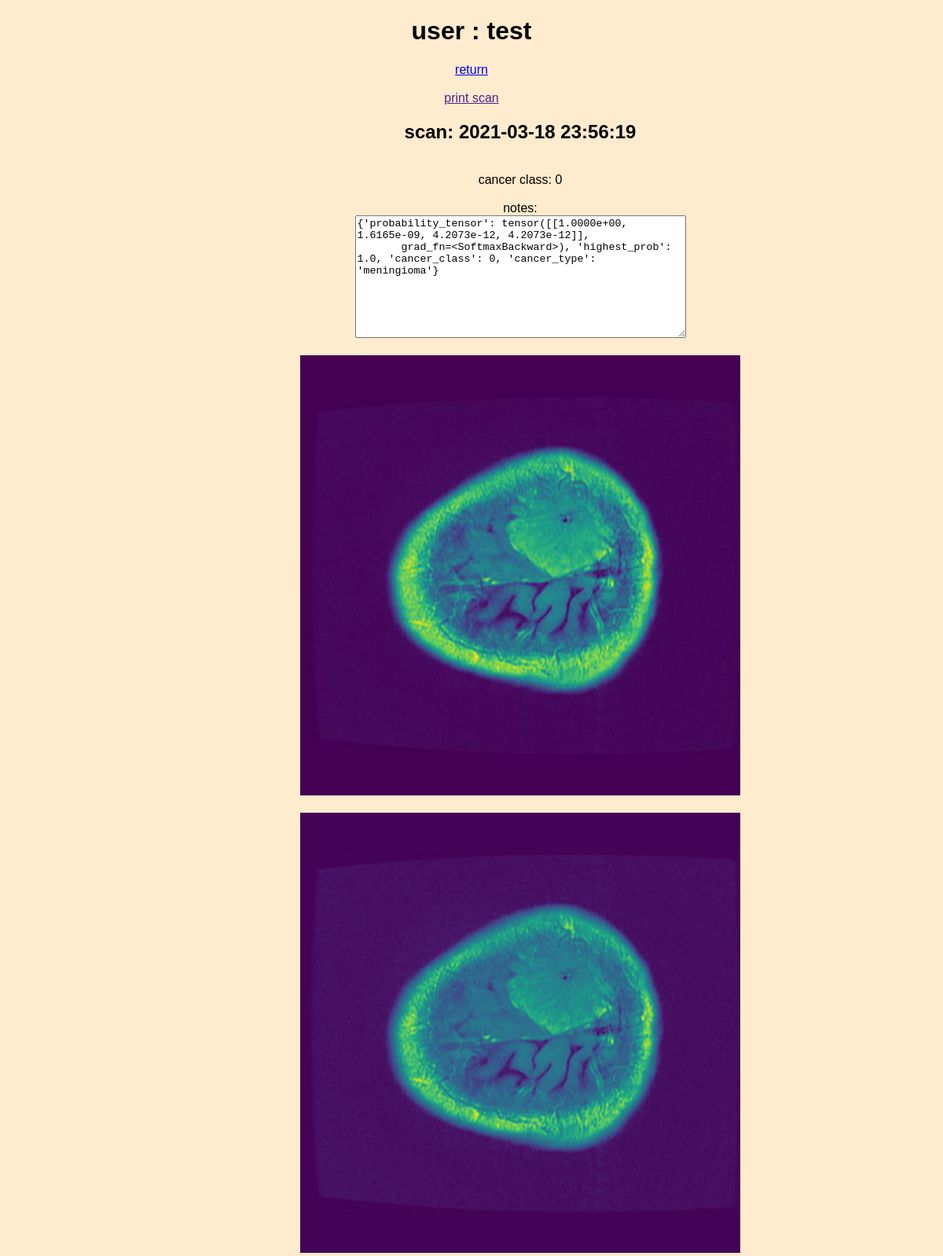
/view/1/38, run on the app's committed database.
### app.py (models this page shows, shortened)
class Images(db.Model):
    __bind_key__ = 'images'
    id = db.Column(db.Integer, primary_key=True)
    user_id = db.Column(db.Integer, ForeignKey(Users.id), nullable=True)
    image_path = db.Column(db.String(200), nullable=False)
    cancer_class = db.Column(db.Integer, nullable=True)
    scan_image_path = db.Column(db.String(200), nullable=True)
    notes = db.Column(db.String(200), nullable=True)
    date_time_added = db.Column(db.String(10))

### app.py (the view)
@app.route('/view/<int:userid>/<int:scanid>')
def view(userid, scanid):
    if userid == 0:
        user = userid
    else:
        user = Users.query.get_or_404(userid)
    return render_template('view_scan.html',
                           user=user,
                           scan=Images.query.get_or_404(scanid))

### app.py (called while the page is built)
@app.after_request
def add_header(r):
    r.cache_control.max_age = 0
    print('no cache')
    return r

### templates/view_scan.html (shortened to what this page needs)
{% extends 'base.html' %}
{% block body %}
{% if user.username %}
    <h1>user : {{user.username}}</h1>
{% else %}
    <h1>user : guest</h1>
{% endif %}
<a href='/user/{{scan.user_id}}'>return</a>
<br>
<br>
<a id='print_link' href=''>print scan</a>
<div style='width: 700px; position: relative; left: 26%;'>
    <h2>scan: {{scan.date_time_added}}</h2>
    <br>
    <a>cancer class: {{scan.cancer_class}}</a>
    <br>
    <br>
    <a>notes:</a>
    <br>
    <textarea readonly rows="10" cols="50" >{{scan.notes}}</textarea>
    <br>
    <br>
    <img src={{scan.image_path}} width='80%'>
    <br>
    <br>
    <img src={{scan.scan_image_path}} width="80%" atl='scan'>
</div>
{% endblock %}

### static/css/main.css (style rules this page uses)
body { font-family: sans-serif; text-align: center; margin: 0px; padding: 0px; background-color: blanchedalmond; }

### data on the page
Images: date_time_added "2021-03-18 23:56:19", cancer_class "0", notes "{'probability_tensor': tensor([[1.0000e+00, 1.6165e-09, 4.2073e-12, 4.2073e-12]], grad_fn=<SoftmaxBackward>), 'highest_prob': 1.0, 'cancer_class': 0, 'cancer_type': 'meningioma'}", image_path (picture), scan_image_path (picture)

### other printed values
{{ user.username }} "test"
